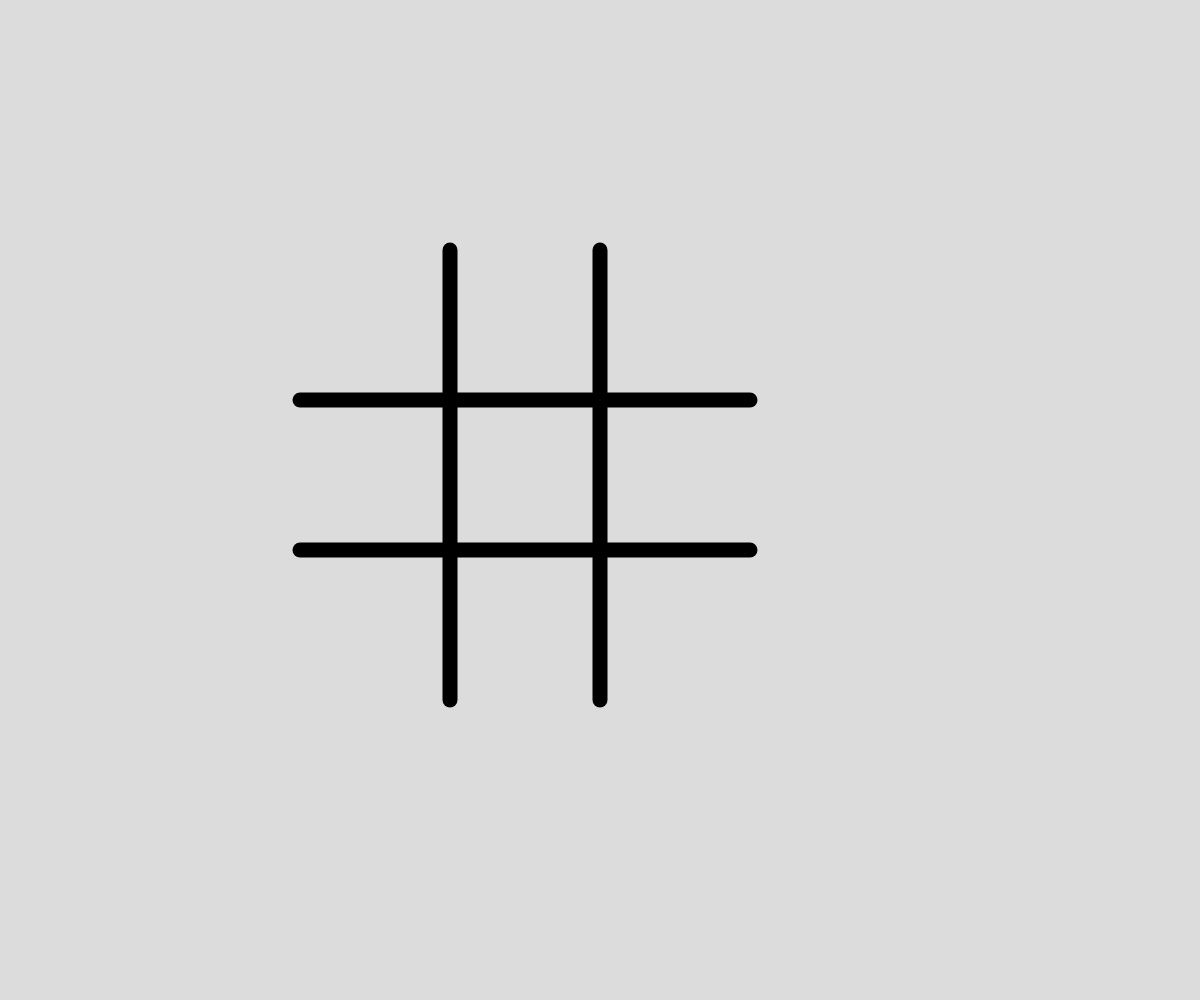
Frame 1 (no input)
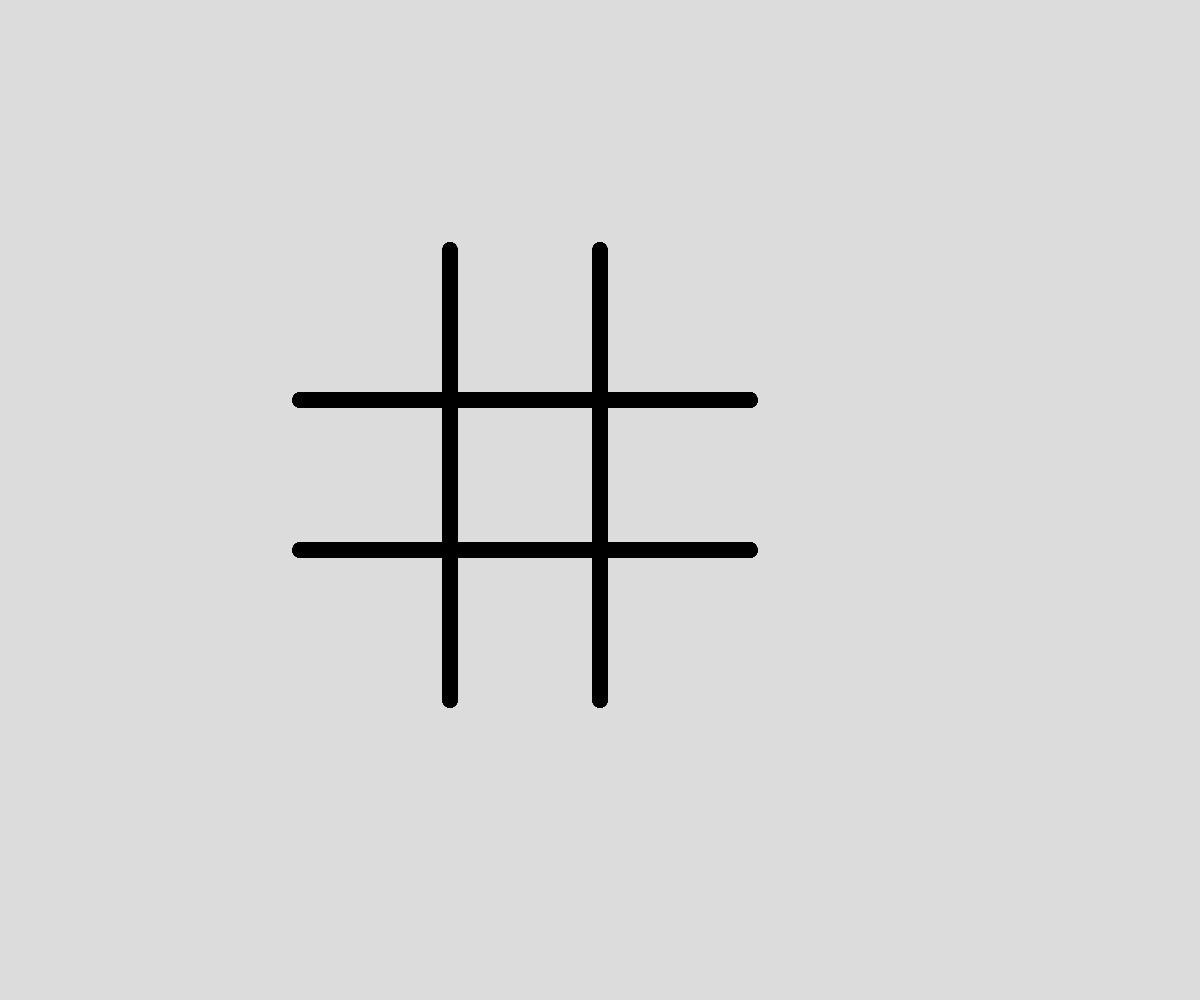
Frame 60 (no input)
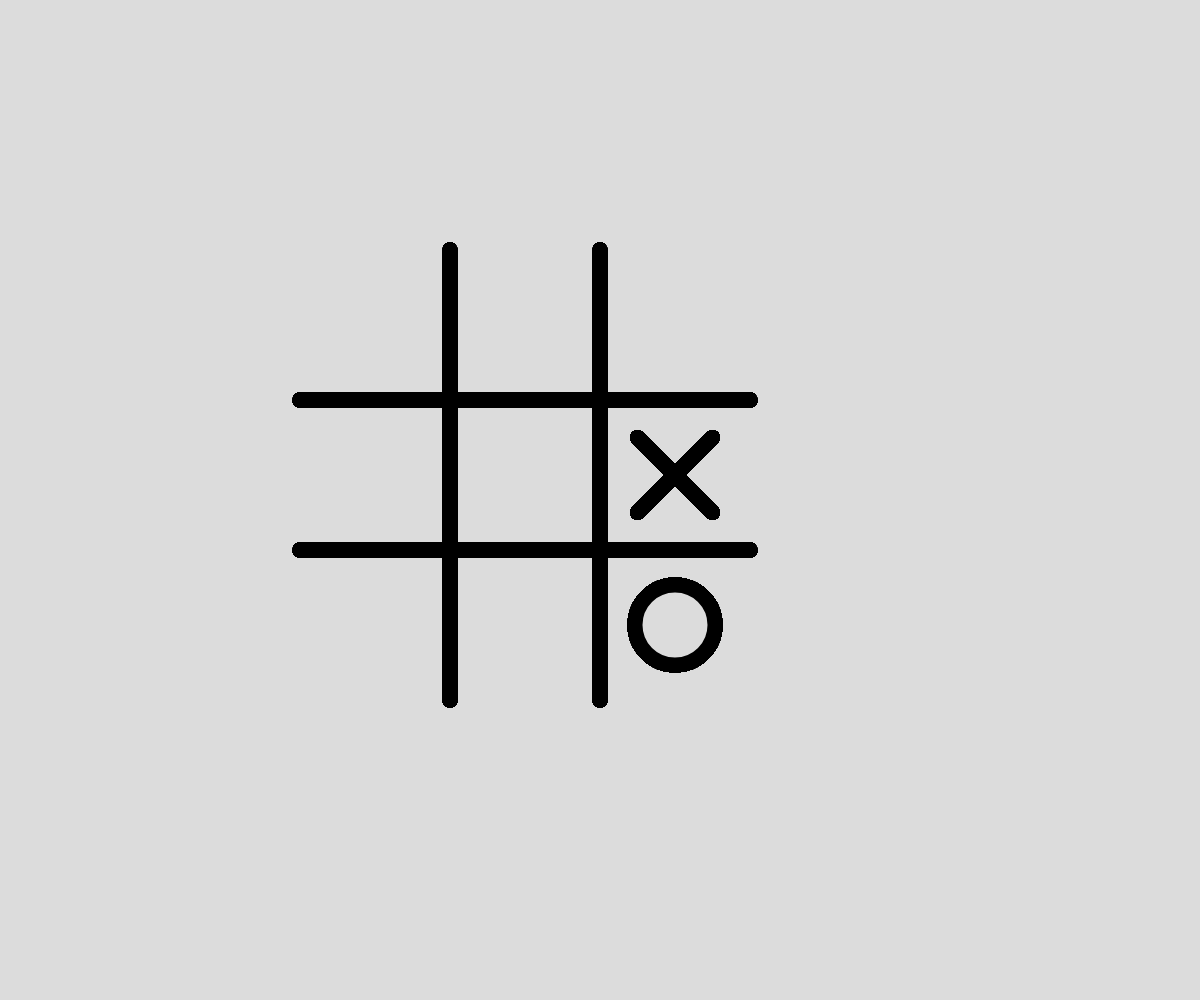
Frame 120 (the mouse pressed at the canvas centre since frame 60)

The p5.js sketch that drew these frames (run headless with seeded random() and noise() and a simulated clock; from frame 60 on, the mouse is pressed at the canvas centre):

// p5.js sketch
// ── sketch.js
//Andy St. Jean
//tic tac toe game

function setup()
{
  createCanvas(windowWidth, windowHeight);
  stroke(0, 0, 0);
  strokeWeight(15);
  board = new Board()
  background(220, 220, 220);
  fill(220, 220, 220);
  moveCount = 0;
}

function draw()
{
  board.show()
}

function mousePressed()
{
  moveCount++;

  if(board.checkClick(mouseX, mouseY)){
    cell = board.findCell(mouseX, mouseY)
    if(!(cell.hasMark)){
      cell.hasMark = true;
      cell.isX = true;
    }
  }

  if(moveCount < 9){
    board.makeMove();
    moveCount++;
  }
  else {
    board.gameResult();
  }
}

// ── board.js

const BOX_SIZE = 150

//Board Object
function Board()
{
    this.colStart = int(height/4);
    this.rowStart = int(width/4);

    this.cells = [];
    for(i = 0; i < 9; i++)
    {
      this.cells.push(new Cell(this.rowStart+ (i%3)*BOX_SIZE, this.colStart + int((i/3)) * 150))
    }

    //find the cell the click was in
    this.findCell = function(x,y)
    {
      this.row = this.findRow(x)
      if(y - this.colStart < BOX_SIZE){
        if(this.row == 0){i = 0;}
        else if(this.row == 1){i = 1;}
        else{i = 2;}
      }
      else if(y - this.colStart < BOX_SIZE*2) {
        if(this.row == 0){i = 3;}
        else if(this.row == 1){i = 4;}
        else{i = 5;}
      }
      else {
        if(this.row == 0){i = 6;}
        else if(this.row == 1){i = 7;}
        else{i = 8;}
      }

      return this.cells[i]
    }

    //find the row the box is in
    //assumes x value falls within the playing board
    this.findRow = function(x)
    {
      if (x - this.rowStart < BOX_SIZE) { return 0; }
      else if(x - this.rowStart < BOX_SIZE * 2) {return 1;}
      else { return 2; }
    }

    //check to make sure the click is in the game area
    this.checkClick = function(x,y)
    {
      return !(x < this.rowStart || x > this.rowStart+BOX_SIZE*4 || y < this.colStart || y > this.colStart+BOX_SIZE*4)
    }

    //computer makes move by picking a random open cell
    this.makeMove = function()
    {
      var openCells = []
      for(i = 0; i < this.cells.length; i++)
      {
        if(!(this.cells[i].hasMark))
        {
          openCells.push(this.cells[i]);
        }
      }

      var c = openCells[Math.floor(Math.random() * openCells.length)];
      c.hasMark = true;
    }

    //check the board for the game result
    this.gameResult = function()
    {
      var cols = [0, 1, 2]
      var rows = [0, 3, 6]
      var diags =[0, 2]

      //check cols
      console.log("checking the results")
      //draw
      return 0;
    }

    //show the board
    this.show = function()
    {
      //draw horizontal lines
      line(this.rowStart, this.colStart+(BOX_SIZE*2), this.rowStart+(BOX_SIZE*3), this.colStart+(BOX_SIZE*2))
      line(this.rowStart, this.colStart+BOX_SIZE, this.rowStart+(BOX_SIZE*3), this.colStart+BOX_SIZE);
      //draw vertical lines
      line(this.rowStart+BOX_SIZE, this.colStart, this.rowStart+BOX_SIZE, this.colStart+(BOX_SIZE*3));
      line(this.rowStart+(BOX_SIZE*2), this.colStart, this.rowStart+(BOX_SIZE*2), this.colStart+(BOX_SIZE*3));

      for(i = 0; i < this.cells.length; i++)
      {
        this.cells[i].show();
      }
    }
}

//cell object
function Cell(x, y)
{
  this.x = x;
  this.y = y;
  this.hasMark = false;
  this.isX = false;

  //draw either an x or an o
  this.show = function()
  {
    if(this.hasMark)
    {
      if(!(this.isX))
      {
        ellipse(this.x + BOX_SIZE/2, this.y + BOX_SIZE/2, 80, 80);
      }
      else
      {
        line(this.x+BOX_SIZE*(1/4), this.y+BOX_SIZE*(1/4), this.x+BOX_SIZE*(3/4), this.y+BOX_SIZE*(3/4));
        line(this.x+BOX_SIZE*(3/4), this.y+BOX_SIZE*(1/4), this.x+BOX_SIZE*(1/4), this.y+BOX_SIZE*(3/4));
      }
    }
  }
}
